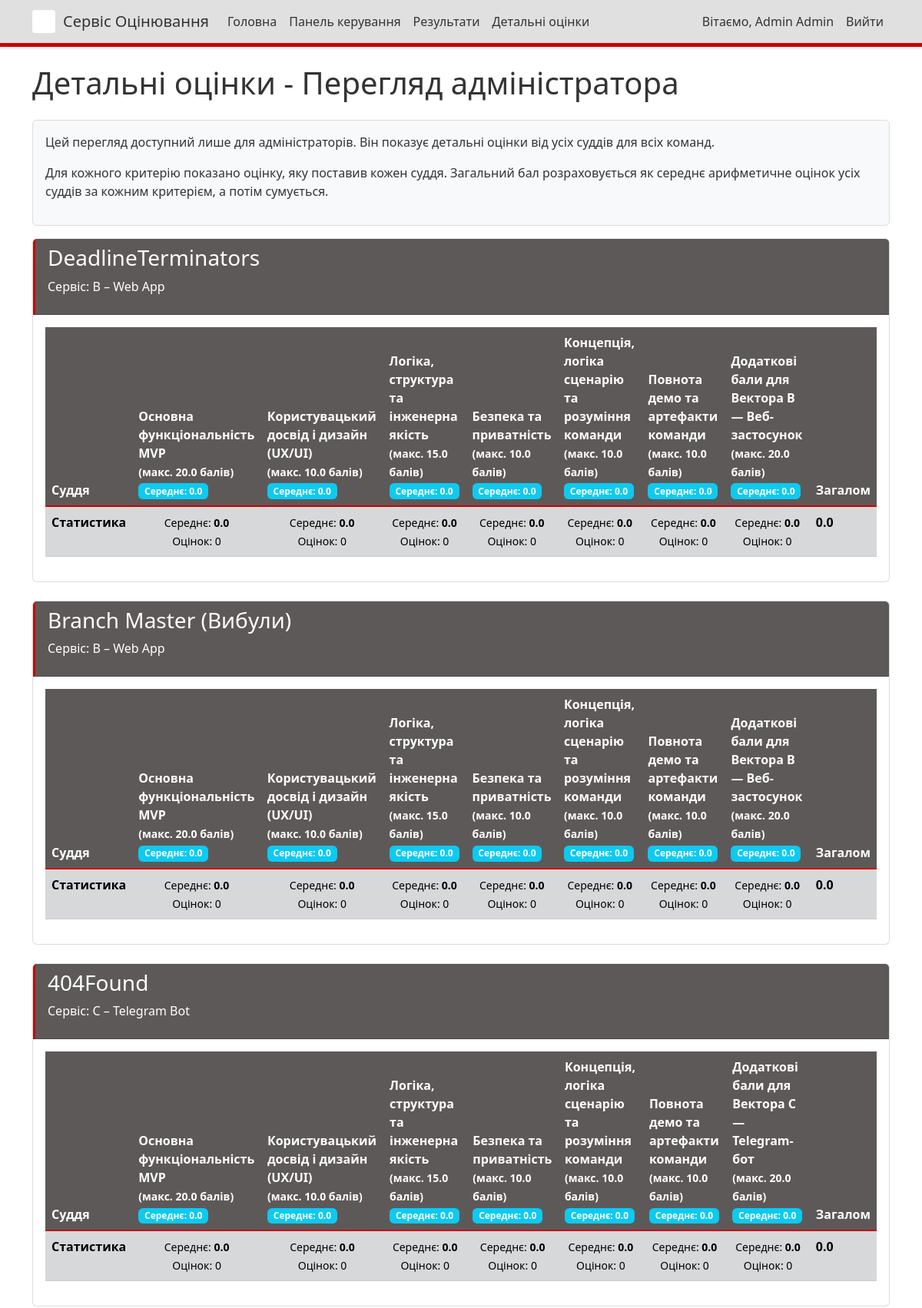
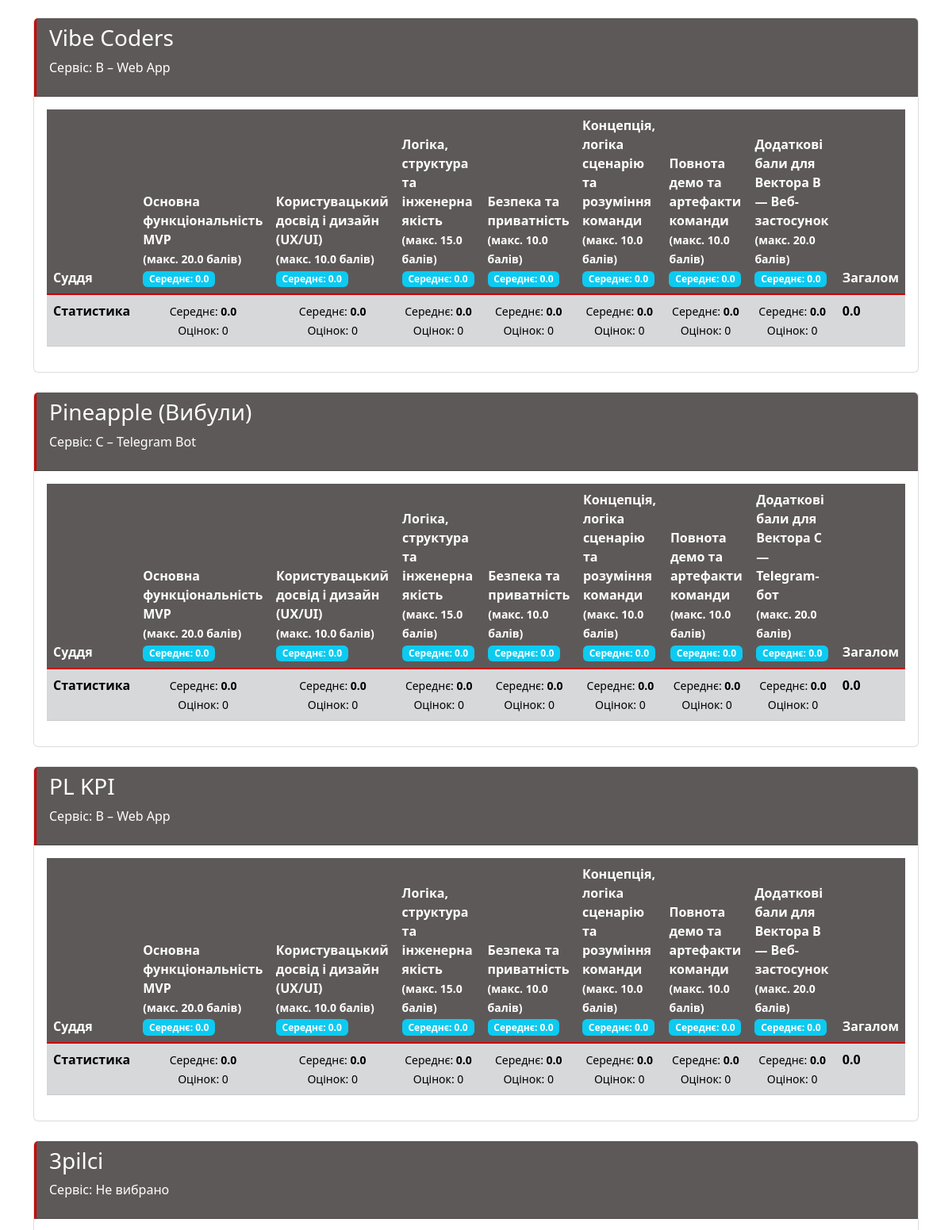
The app's page /admin-scores/ (signed in, upper part) with its own data (2 pictures, top to bottom).
### judging/models.py (models this page shows, shortened)
class Team(models.Model):
    name = models.CharField(max_length=100)
    description = models.TextField(blank=True)
    members = models.TextField(blank=True, help_text="List of team members, one per line")
    members_info = models.TextField(blank=True, help_text="Additional information about team members in format: Student - leader, university, year of study")
    service = models.CharField(max_length=1, choices=SERVICE_CHOICES, blank=True, null=True, help_text="Service vector for the team")
    def get_average_scores(self):
        main_criteria = Criteria.objects.filter(type='main')
        bonus_criteria = []
        if self.service:
            if self.service == 'A':
                bonus_criteria = Criteria.objects.filter(type='bonus_a')
            elif self.service == 'B':
                bonus_criteria = Criteria.objects.filter(type='bonus_b')
            elif self.service == 'C':
                bonus_criteria = Criteria.objects.filter(type='bonus_c')
        all_criteria = list(main_criteria) + list(bonus_criteria)
        avg_scores = {}
        for criteria in all_criteria:
            scores = Score.objects.filter(team=self, criteria=criteria)
            total_judges = scores.count()
            if total_judges > 0:
                avg_value = scores.aggregate(Avg('value'))['value__avg']
                avg_scores[criteria.name] = avg_value
            else:
                avg_scores[criteria.name] = 0
        return avg_scores
    def get_total_score(self):
        avg_scores = self.get_average_scores()
        return sum(avg_scores.values())

class Criteria(models.Model):
    name = models.CharField(max_length=100)
    description = models.TextField(blank=True)
    type = models.CharField(max_length=7, choices=CRITERIA_TYPES, default='main', help_text="Type of criteria (main or bonus)")
    service = models.CharField(max_length=1, choices=SERVICE_CHOICES, blank=True, null=True, help_text="Service vector this criteria applies to (for bonus criteria)")
    max_score = models.FloatField(default=10, help_text="Maximum possible score for this criterion")
    points = models.FloatField(default=0, help_text="Legacy field - Points awarded when this criterion is checked")
    class Meta:
        verbose_name_plural = "Criteria"

### judging/views.py (the view, shortened to what this page needs)
# urls.py: path('admin-scores/', views.admin_detailed_scores, name='admin_detailed_scores'),
@login_required
def admin_detailed_scores(request):
    if not (request.user.is_staff or request.user.is_superuser):
        messages.error(request, "У вас немає дозволу на перегляд детальних оцінок.")
        return redirect('results')
    teams = Team.objects.all()
    main_criteria = Criteria.objects.filter(type='main')
    bonus_criteria_by_service = {
        'A': list(Criteria.objects.filter(type='bonus_a')),
        'B': list(Criteria.objects.filter(type='bonus_b')),
        'C': list(Criteria.objects.filter(type='bonus_c')),
    }
    judges = User.objects.filter(score__isnull=False).distinct()
    detailed_results = []
    for team in teams:
        team_criteria = list(main_criteria)
        if team.service:
            team_criteria.extend(bonus_criteria_by_service.get(team.service, []))
        team_data = {
            'team': team,
            'service': team.get_service_display() if team.service else "Не вибрано",
            'judge_scores': {},
            'criteria_averages': {},  # Track average score for each criteria
            'criteria_list': team_criteria  # Store the list of criteria for this team
        }
        for criteria in team_criteria:
            team_data['criteria_averages'][criteria.id] = {
                'total': 0,
                'count': 0,
                'average': 0,
                'max_score': criteria.max_score
            }
        for criteria_id, data in team_data['criteria_averages'].items():
            if data['count'] > 0:
                data['average'] = data['total'] / data['count']
        team_data['avg_scores'] = team.get_average_scores()
        team_data['total_score'] = team.get_total_score()
        detailed_results.append(team_data)
    context = {
        'detailed_results': detailed_results,
        'main_criteria': main_criteria,
        'bonus_criteria_by_service': bonus_criteria_by_service,
        'judges': judges,
    }
    return render(request, 'judging/admin_detailed_scores.html', context)

### judging/templatetags/custom_filters.py (called while the page is built)
@register.filter
def get_item(dictionary, key):
    return dictionary.get(key)

### judging/templates/judging/admin_detailed_scores.html (shortened to what this page needs)
{% extends 'judging/base.html' %}
{% load custom_filters %}
{% block content %}
<h1 class="mb-4">Детальні оцінки - Перегляд адміністратора</h1>
<div class="alert alert-info">
    <p>Цей перегляд доступний лише для адміністраторів. Він показує детальні оцінки від усіх суддів для всіх команд.</p>
    <p>Для кожного критерію показано оцінку, яку поставив кожен суддя. Загальний бал розраховується як середнє арифметичне оцінок усіх суддів за кожним критерієм, а потім сумується.</p>
</div>
{% for result in detailed_results %}
<div class="card mb-4">
    <div class="card-header">
        <h3>{{ result.team.name }}</h3>
        <p>Сервіс: {{ result.service }}</p>
    </div>
    <div class="card-body">
        <div class="table-responsive">
            <table class="table table-striped table-hover">
                <thead>
                    <tr>
                        <th>Суддя</th>
                        {% for criteria in result.criteria_list %}
                            <th>
                                {{ criteria.name }}
                                <br><small>(макс. {{ criteria.max_score }} балів)</small>
                                <br><span class="badge bg-info">Середнє: {{ result.criteria_averages|get_item:criteria.id|get_item:'average'|floatformat:1 }}</span>
                            </th>
                        {% endfor %}
                        <th>Загалом</th>
                    </tr>
                </thead>
                <tbody>
                    <tr class="table-secondary">
                        <td><strong>Статистика</strong></td>
                        {% for criteria in result.criteria_list %}
                            <td class="text-center">
                                <small>
                                    Середнє: <strong>{{ result.criteria_averages|get_item:criteria.id|get_item:'average'|floatformat:1 }}</strong><br>
                                    Оцінок: {{ result.criteria_averages|get_item:criteria.id|get_item:'count' }}
                                </small>
                            </td>
                        {% endfor %}
                        <td><strong>{{ result.total_score|floatformat:1 }}</strong></td>
                    </tr>
                </tbody>
            </table>
        </div>
    </div>
</div>
{% empty %}
<div class="alert alert-warning">
    <p>Ще не подано жодних оцінок.</p>
</div>
{% endfor %}
{% endblock %}

### judging/templates/judging/base.html (shortened to what this page needs)
<!DOCTYPE html>
<html lang="uk">
<head>
    <link href="https://cdn.jsdelivr.net/npm/bootstrap@5.3.0-alpha1/dist/css/bootstrap.min.css" rel="stylesheet">
    {% load static %}
    <link href="{% static 'judging/css/custom.css' %}" rel="stylesheet">
</head>
<body>
    <nav class="navbar navbar-expand-md navbar-light fixed-top">
        <div class="container">
            <div class="d-flex align-items-center">
                <div class="logo-container">
                </div>
                <a class="navbar-brand" href="{% url 'home' %}">Сервіс Оцінювання</a>
            </div>
            <div class="collapse navbar-collapse" id="navbarNav">
                <ul class="navbar-nav me-auto">
                    <li class="nav-item">
                        <a class="nav-link" href="{% url 'home' %}">Головна</a>
                    </li>
                    {% if user.is_authenticated %}
                    <li class="nav-item">
                        <a class="nav-link" href="{% url 'dashboard' %}">Панель керування</a>
                    </li>
                    {% endif %}
                    <li class="nav-item">
                        <a class="nav-link" href="{% url 'results' %}">Результати</a>
                    </li>
                    {% if user.is_authenticated and user.is_staff %}
                    <li class="nav-item">
                        <a class="nav-link" href="{% url 'admin_detailed_scores' %}">Детальні оцінки</a>
                    </li>
                    {% endif %}
                </ul>
                <ul class="navbar-nav">
                    {% if user.is_authenticated %}
                    <li class="nav-item">
                        <span class="nav-link">Вітаємо, {{ user.first_name }} {{ user.last_name }}</span>
                    </li>
                    <li class="nav-item">
                        <a class="nav-link" href="{% url 'login' %}">Вийти</a>
                    </li>
                    {% else %}
                    <li class="nav-item">
                        <a class="nav-link" href="{% url 'login' %}">Увійти</a>
                    </li>
                    {% endif %}
                </ul>
            </div>
        </div>
    </nav>
    <div class="container mt-4">
        {% block content %}{% endblock %}
    </div>
</body>
</html>

### judging/static/judging/css/custom.css (style rules this page uses)
.navbar { background-color: #e0e0e0 !important; box-shadow: 0 2px 4px rgba(0, 0, 0, 0.1); border-bottom: 5px solid #cc0000 !important; }
.navbar-light .navbar-brand, .navbar-light .nav-link { color: #333333 !important; }
.card-header { background-color: #5e5959 !important; color: #ffffff !important; border-left: 3px solid #cc0000 !important; }
.card { border-color: #dddddd !important; border-top: 1px solid #f0f0f0 !important; }
.table-striped tbody tr:nth-of-type(odd) { background-color: #f9f9f9 !important; }
.table thead th { background-color: #5e5959 !important; color: #ffffff !important; border-bottom: 2px solid #cc0000 !important; }
.alert-info { background-color: #f8f9fa !important; border-color: #dddddd !important; color: #333333 !important; }
body { background-color: #ffffff !important; color: #333333 !important; }
.logo-container { height: 30px !important; width: 30px !important; background-color: #ffffff !important; margin-right: 10px !important; display: flex !important; align-items: center !important; justify-content: center !important; border-radius: 4px !important; }

### judging/templates/judging/base.html (style rules this page uses)
body { padding-top: 60px; padding-bottom: 40px; }

### records on screen
Team: team.name "DeadlineTerminators", service "B – Web App", total_score "0.0"
Criteria: name "Основна функціональність MVP", max_score "20.0", criteria_averages|get_item "0.0", criteria_averages|get_item "0"
Criteria: name "Користувацький досвід і дизайн (UX/UI)", max_score "10.0", criteria_averages|get_item "0.0", criteria_averages|get_item "0"
Criteria: name "Логіка, структура та інженерна якість", max_score "15.0", criteria_averages|get_item "0.0", criteria_averages|get_item "0"
Criteria: name "Безпека та приватність", max_score "10.0", criteria_averages|get_item "0.0", criteria_averages|get_item "0"
Criteria: name "Концепція, логіка сценарію та розуміння команди", max_score "10.0", criteria_averages|get_item "0.0", criteria_averages|get_item "0"
Criteria: name "Повнота демо та артефакти команди", max_score "10.0", criteria_averages|get_item "0.0", criteria_averages|get_item "0"
Criteria: name "Додаткові бали для Вектора B — Веб-застосунок", max_score "20.0", criteria_averages|get_item "0.0", criteria_averages|get_item "0"
Team: team.name "Branch Master (Вибули)", service "B – Web App", total_score "0.0"
Team: team.name "404Found", service "C – Telegram Bot", total_score "0.0"
Criteria: name "Додаткові бали для Вектора C — Telegram-бот", max_score "20.0", criteria_averages|get_item "0.0", criteria_averages|get_item "0"
Team: team.name "Vibe Coders", service "B – Web App", total_score "0.0"
Team: team.name "Pineapple (Вибули)", service "C – Telegram Bot", total_score "0.0"
Team: team.name "PL KPI", service "B – Web App", total_score "0.0"
Team: team.name "3pilci", service "Не вибрано"

### other values on screen
{{ user.first_name }} "Admin"
{{ user.last_name }} "Admin"
